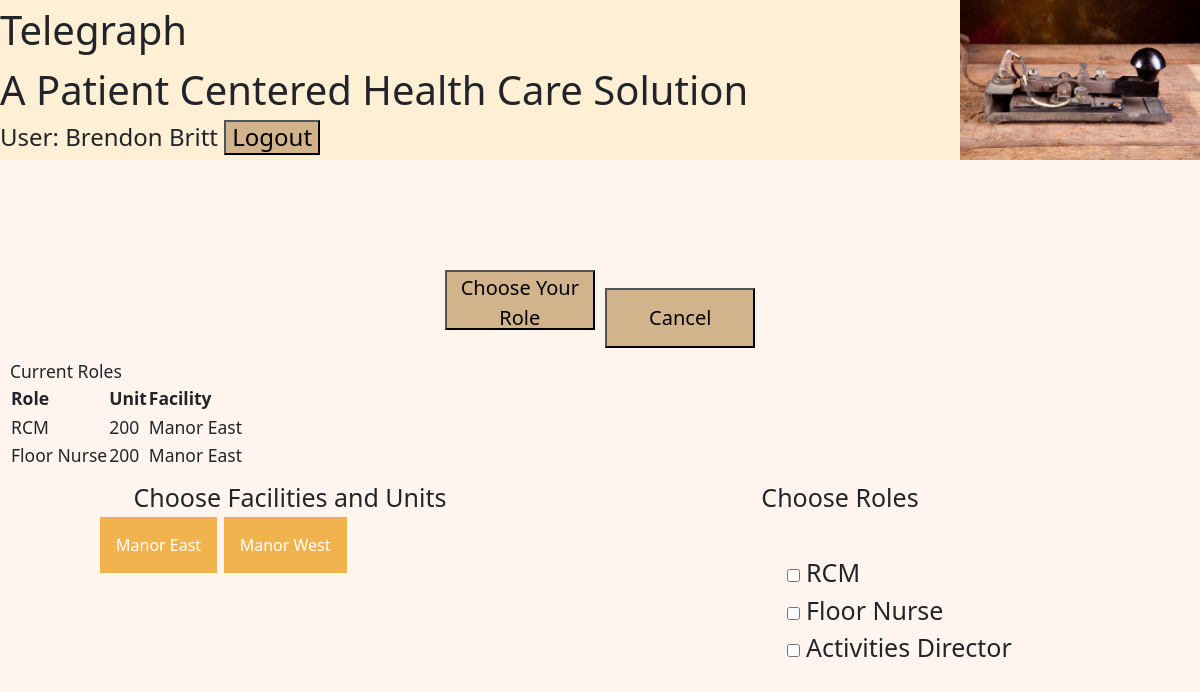
Screenshot of /user/choose_role/ (signed in) with the database file from the repository.
### user/models.py (models this page shows, shortened)
class Staff_Member(AbstractUser):
    credential = models.ForeignKey(Credentials, on_delete=models.SET_DEFAULT, default=None, null=True, related_name='this_credential')
    phone_number = models.CharField(max_length=15)

class Roles(models.Model):
    role = models.CharField(max_length=20)
    credential = models.ForeignKey(Credentials, on_delete=models.SET_DEFAULT, default=None, null=True)
    def __str__(self):
        return '%s ' % (self.role)

### organization/models.py (models this page shows)
class Units(models.Model):
    facility = models.ForeignKey(Facility, on_delete=models.CASCADE, default=None, null=True)
    unit_name = models.CharField(max_length=30, null=False)
    def __str__(self):
        return '%s %s' % (self.facility.__str__(), self.unit_name)
    class Meta:
        order_with_respect_to = 'facility'

class Facility(models.Model):
    name = models.CharField(max_length=100, null=False, unique=True)
    address_1 = models.CharField(max_length=30, null=False, default='')
    address_2 = models.CharField(max_length=30, null=False, default='')
    address_3 = models.CharField(max_length=30, null=False, default='')
    city = models.CharField(max_length=30, null=False, default='')
    state = models.CharField(max_length=2, null=False, default='')
    zip_code = models.CharField(max_length=12, null=False, default='')
    phone_number = models.CharField(max_length=15, null=False, default='')
    fax_number = models.CharField(max_length=15, null=False, default='')
    def __str__(self):
        return '%s ' % (self.name)
    class Meta:
        order_with_respect_to = 'name'

### user/views.py (the view, shortened to what this page needs)
# urls.py: path('choose_role/', views.choose_role, name='choose_role'),
def choose_role(request):
    FacilityList = Facility.objects.all()
    UnitList = Units.objects.all()
    this_user = Staff_Member.objects.get(username=request.user.username)
    this_user_current_roles_db = Staff_Member_Roles.objects.filter(staff_member=this_user)
    this_user_current_roles=[]
    for one_role in this_user_current_roles_db:
        this_roles_units = one_role.unit.all()
        for one_unit in this_roles_units:
            this_role_unit=Roles_Summary()
            this_role_unit.role=one_role.role
            this_role_unit.unit = one_unit.unit_name
            this_role_unit.facility = one_unit.facility
        this_user_current_roles.append(this_role_unit)
    RolesList = Roles.objects.filter(
        Q(credential=this_user.credential) | Q(credential=None))
    Error_Message=''
    context = {'FacilityList': FacilityList,
                'UnitList': UnitList,
                'RolesList': RolesList,
                'this_user_current_roles': this_user_current_roles,
                'Error_Message': Error_Message}
    return render(request, 'user/choose_role.html', context)

### user/templates/user/choose_role.html (shortened to what this page needs)
{% extends 'Base.html' %}
{% block content %}
    {% load static %}
    <form method="POST">
        <div class="sub-title">
            <center>
                {{Error_Message}}<br>
                <button type="submit" class="button-index">Choose Your Role</button>
                <button type="submit" name="cancel" class="button-index">Cancel</button>
            </center>
        </div>
        <div class="view-info-box">
            Current Roles
            <table>
                <tr>
                    <th>Role</th>
                    <th>Unit</th>
                    <th>Facility</th>
                </tr>
                {% for one_role in this_user_current_roles %}
                    <tr>
                        <td>{{one_role.role}}</td>
                        <td>{{one_role.unit}}</td>
                        <td>{{one_role.facility}}</td>
                    </tr>
                {% endfor %}
            </table>
        </div>
        <div class="body-split">
            <div class="body-left-buttons">
                <center>
                    Choose Facilities and Units <br>
                </center>
                    {% for one_facility in FacilityList %}
                        <div class="dropdown">
                            <button class="dropbtn">{{one_facility.name}}</button>
                        </div>
                    {% endfor %}
            </div>
            <div class="body-right">
                <center>
                    Choose Roles <br><br>
                </center>
                        {% for one_role in RolesList %}
                                <input type="checkbox" id="{{one_role}}" name="role{{one_role.id}}" value="True">
                                <lable for="{{one_role}}">{{one_role}}</lable>
                                <br>
                        {% endfor %}
            </div>
        </div>
    </form>
{% endblock %}

### telegraph/templates/base.html (shortened to what this page needs)
<!DOCTYPE html>
<html>
<head>
    {% load static %}
    <link rel="stylesheet" href="https://cdn.jsdelivr.net/npm/bootstrap@5.1.0/dist/css/bootstrap.min.css">
    <link rel="stylesheet" href="{% static 'css/style.css' %}">
</head>
<body>
    <div class="heading_bar_split">
        <div class="heading_left">
            Telegraph<br>A Patient Centered Health Care Solution<br>
            {% if user.is_authenticated %}
                <h4>User: {{user.first_name}} {{user.last_name}} <a href="/user/logout"><button
                        class="button-header">Logout</button></a></h4>
            {% endif %}
        </div>
        <div class="heading_right">
            <img src="{% static 'images/telegraphsmall.jpg' %}" alt="Telegraph picture" height=160 align="right">
        </div>
    </div>
    {% block content%}
    {% endblock%}
</body>
</html>

### Static/css/style.css (style rules this page uses)
body { background: seashell; font-size: 25px; position: relative; }
.heading_bar_split { position: relative; background: papayawhip; font-size: 40px; height: 160px; }
.heading_left { width: 80vw; position: absolute; left: 0; text-justify: left; }
.heading_right { width: 20vw; position: absolute; right: 0; text-justify: right; }
.sub-title { font-size: 40px; position: relative; padding-top: 50px; }
.body-split { position: relative; }
.button-index { height:60px; width:150px; font-size:20px; background-color: tan }
.button-header { height:35px; background-color: tan }
.body-left-buttons { width: 40vw; position: absolute; left: 0; text-justify: left; padding-left: 100px; justify-content:space-evenly; }
.body-right { width: 60vw; position: absolute; right: 0; text-justify: right; }
.body-left-buttons { width: 40vw; position: absolute; left: 0; text-justify: right; padding-left: 100px; justify-content:space-evenly; }
input { display: inline-block; font-size: 1em; }
.dropbtn { background-color: rgb(241, 179, 78); color: white; padding: 16px; font-size: 16px; border: none; }
.dropdown { position: relative; display: inline-block; }
.view-info-box { font-size: .7em; padding: 10px; }

### rows the page displays
Staff_Member: first_name "Brendon", last_name "Britt"
Roles: role "RCM", role "RCM"
Units: unit "200" "200"
Facility: facility "Manor East" "Manor East", name "Manor East"
Roles: role "Floor Nurse", role "Floor Nurse"
Facility: name "Manor West"
Roles: role "Activities Director"
